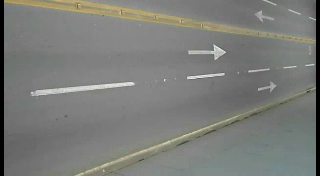
#> input picture frame 37 of car_counting/traffic.mp4, 320 x 176 px
$ python car_counting.py
#> lines starting #> are read from the running program, lines starting #| are printed output that depends on the picture; after the words box and inside, x2 and y2 are one past the last pixel; in counts of white or black regions, pixels touching at a corner belong together
import cv2
import numpy as np

cap = cv2.VideoCapture("traffic.mp4")
backsub = cv2.createBackgroundSubtractorMOG2()
c = 0

while (1):
    ret,frame = cap.read()
#> frame is the input picture: shape (176, 320, 3); mean B, G, R 121, 124.5, 123.3
    if ret:
        fgmask = backsub.apply(frame)
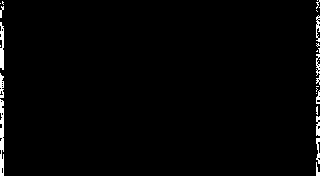
#> fgmask: shape (176, 320); values 127 (black) and 255 (white), 1.6% white; 26 white regions (15 under 20 px), largest, box (x1, y1, x2, y2) and area: (0, 99, 4, 176) 256, (0, 22, 4, 70) 151, (0, 73, 4, 98) 74
        cv2.line(frame,(50,0),(50,300),(0,255,0),2)
        cv2.line(frame,(70,0),(70,300),(255,0,0),2)
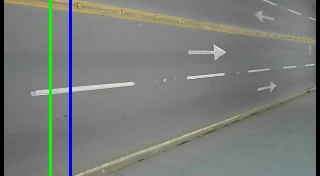
#> frame: shape (176, 320, 3); mean B, G, R 121, 124.5, 120.9
        contours,hierashhy = cv2.findContours(fgmask,cv2.RETR_TREE,cv2.CHAIN_APPROX_SIMPLE)
#> contours = [[[0, 0], [0, 175], [319, 175], [319, 0]]]
        try: hierashhy = hierashhy[0]
        except:hierashhy=[]
        for contour,hier in zip(contours,hierashhy):
            (x,y,w,h) = cv2.boundingRect(contour)
            if w>40 and h>40:
                cv2.rectangle(frame,(x,y),(x+w,y+h),(0,0,255),3)
                if x>50 and x<70:
                    c+=1
#> this loop made 1 pass
#> (contour, hier, x, y, w, h) on pass 1: ([[0, 0], [0, 175], [319, 175], [319, 0]], [-1, -1, -1, -1], 0, 0, 320, 176)
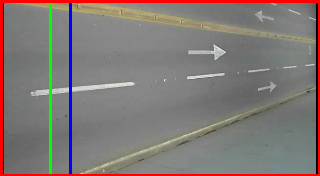
#> frame: shape (176, 320, 3); 4.36% of pixels changed, all inside (x1, y1, x2, y2) = (0, 0, 320, 176)
#> after the loop, c = 0
        cv2.putText(frame,"car : "+ str(c),(90,100),cv2.FONT_HERSHEY_PLAIN,2,(0,255,0),2,cv2.LINE_AA)
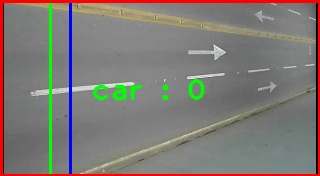
#> frame: shape (176, 320, 3); 1.43% of pixels changed, all inside (x1, y1, x2, y2) = (92, 78, 205, 101)
        cv2.imshow("car counter  ",frame)
        cv2.imshow("mask",fgmask)

        if cv2.waitKey(20) & 0xFF == ord("q"):
#> (key q is pressed here)
            break
cap.release()
cv2.destroyAllWindows()

$ run again, starting later in the video
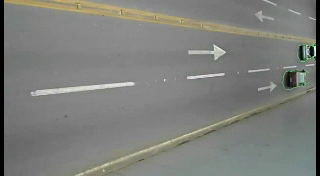
#> input picture frame 168 of car_counting/traffic.mp4, 320 x 176 px
#> frame is the input picture: shape (176, 320, 3); mean B, G, R 122.7, 126.8, 125.5
#> `fgmask = backsub.apply(frame)`:
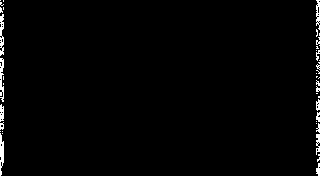
#> fgmask: shape (176, 320); values 127 (black) and 255 (white), 1.5% white; 44 white regions (32 under 20 px), largest, box (x1, y1, x2, y2) and area: (0, 14, 4, 56) 117, (0, 58, 4, 102) 117, (0, 133, 4, 176) 117
#> contours = [[[0, 0], [0, 175], [319, 175], [319, 0]]]
#> the loop `for contour,hier in zip(contours,hierashhy):` made 1 pass
#> (contour, hier, x, y, w, h) on pass 1: ([[0, 0], [0, 175], [319, 175], [319, 0]], [-1, -1, -1, -1], 0, 0, 320, 176)
#> after the loop `for contour,hier in zip(contours,hierashhy):`: c = 0
#> `cv2.putText(frame,"car : "+ str(c),(90,100),cv2.FONT_HERSHEY_PLAIN,2,(..`:
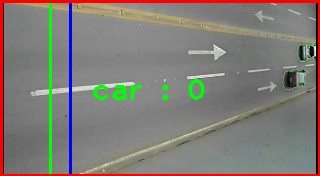
#> frame: shape (176, 320, 3); mean B, G, R 117.9, 124, 129.1

$ run again, starting later in the video
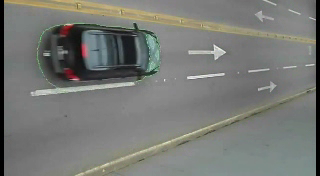
#> input picture frame 299 of car_counting/traffic.mp4, 320 x 176 px
#> frame is the input picture: shape (176, 320, 3); mean B, G, R 117.1, 121.2, 119.4
#> `fgmask = backsub.apply(frame)`:
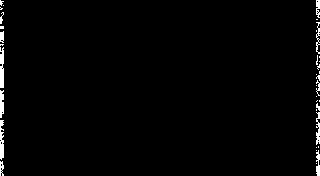
#> fgmask: shape (176, 320); values 127 (black) and 255 (white), 1.6% white; 35 white regions (24 under 20 px), largest, box (x1, y1, x2, y2) and area: (0, 47, 4, 88) 145, (0, 120, 4, 160) 126, (0, 90, 4, 118) 94
#> contours = [[[0, 0], [0, 175], [319, 175], [319, 0]]]
#> the loop `for contour,hier in zip(contours,hierashhy):` made 1 pass
#> (contour, hier, x, y, w, h) on pass 1: ([[0, 0], [0, 175], [319, 175], [319, 0]], [-1, -1, -1, -1], 0, 0, 320, 176)
#> after the loop `for contour,hier in zip(contours,hierashhy):`: c = 0
#> `cv2.putText(frame,"car : "+ str(c),(90,100),cv2.FONT_HERSHEY_PLAIN,2,(..`:
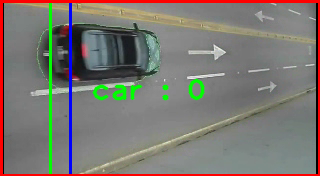
#> frame: shape (176, 320, 3); mean B, G, R 112.8, 119.1, 123.5
